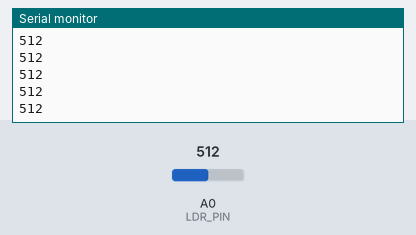
Bench run of a sketch on a simulated Arduino Uno, built with avr-gcc and run on an emulated ATmega328P. Shown: the last lines printed to the serial monitor. The inputs (shaded band) are chosen by the test bench; at power-on: A0 (LDR_PIN) = 512.

Above: at 1.2 s.
1.3 s: A0 (LDR_PIN) set to 716
At 1.31 s:
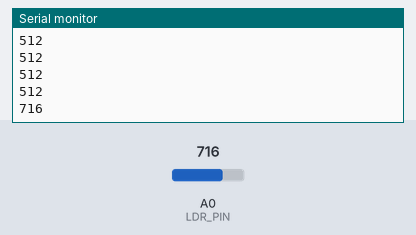
2.8 s: A0 (LDR_PIN) set to 900
At 2.81 s:
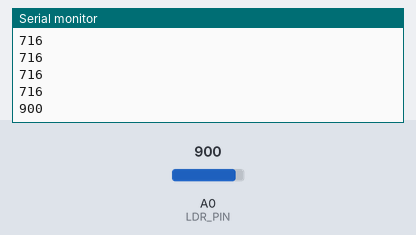
Timing chart, 0 to 5.8 s (numbered marks = the images above; inputs shaded):
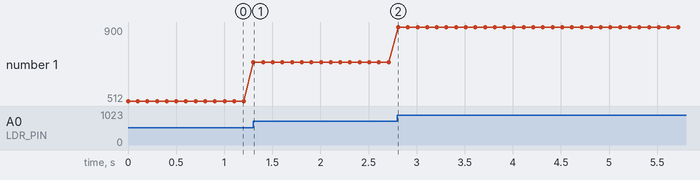

The sketch:

ldr_test.ino
```cpp
#define LDR_PIN A0

void setup() {
  Serial.begin(115200);
  Serial.setTimeout(2000);

  // Wait for serial to initialize.
  while(!Serial) { }

  Serial.println("Device Started");
}

void loop() {
  Serial.println(analogRead(LDR_PIN));
  delay(100);
}
```

Measured:
- after the input at 1.3 s, the serial monitor: prints a new line at once (image 1)
- after the input at 2.8 s, the serial monitor: prints a new line at once (image 2)
- plotted number 1: 512 → 716 after the input at 1.3 s, 716 → 900 after the input at 2.8 s
